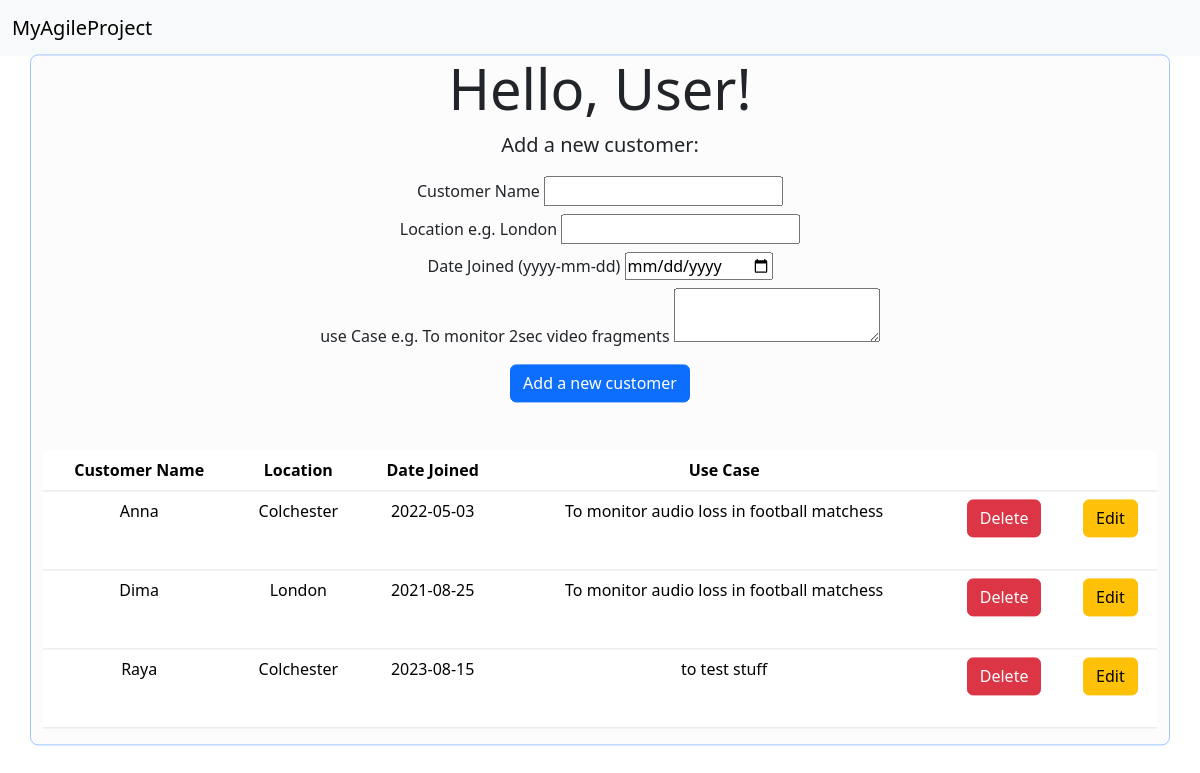
Screenshot of /customers_database with the database file from the repository.
### tables this page shows
CREATE TABLE customers (name VARCHAR UNIQUE NOT NULL, dateJoined TEXT NOT NULL, useCase TEXT NOT NULL, location TEXT NOT NULL);

### main.py (the view)
@app.route("/customers_database")
def customers_database():
    form = new_customer_form()
    connection = sqlite3.connect("database.db")
    connection.row_factory = sqlite3.Row
    current = connection.cursor()
    current.execute("select * from customers")
    rows = current.fetchall();
    return render_template("customers_database.html", rows = rows, form=form)

### forms.py
class new_customer_form(FlaskForm):
    name = StringField('Customer Name', validators=[InputRequired(), Length(min=3, max=20)])
    location = StringField('Location e.g. London', validators=[InputRequired(), Length(min=2, max=20)])
    dateJoined = DateField('Date Joined (yyyy-mm-dd)', validators=[InputRequired()])
    useCase = TextAreaField('use Case e.g. To monitor 2sec video fragments', validators=[InputRequired(), Length(max=300)])

### templates/customers_database.html (shortened to what this page needs)
<!DOCTYPE html>
<html lang="en" dir="ltr">
  <head>
    <link href="https://cdn.jsdelivr.net/npm/bootstrap@5.3.1/dist/css/bootstrap.min.css" rel="stylesheet">
  </head>
  <body>
    <nav class="navbar navbar-expand-lg navbar-light bg-light">
      <div class="container-fluid">
        <a class="navbar-brand" href="{{ url_for('home') }}">MyAgileProject</a>
    </div>
    </nav>
    <div class="jumbotron">
        <div class="container-md bg-light-subtle border border-primary-subtle rounded-3 text-center position-absolute top-50 start-50 translate-middle">
            <h1 class="display-4">Hello, User!</h1>
            <p class="lead">Add a new customer:</p>
            <form class="form-inline" action = "{{ url_for('add_customer') }}" method = "POST">
                <div class="form-group mx-sm-3 mb-2">
                    {{ form.name.label() }}
                    {% if form.name.errors %}
                        {{ form.name() }}
                        <div class="invalid-feedback">
                        {% for error in form.name.errors %}
                        <span>* {{ error }}</span>
                        {% endfor %}
                        </div>
                    {%else%}
                        {{ form.name() }}
                    {% endif %}
                </div>
                <div class="form-group mx-sm-3 mb-2">
                    {{ form.location.label() }}
                    {% if form.location.errors %}
                        {{ form.location() }}
                        <div class="invalid-feedback">
                        {% for error in form.location.errors %}
                        <span>* {{ error }}</span>
                        {% endfor %}
                        </div>
                    {%else%}
                        {{ form.location() }}
                    {% endif %}
                </div>
                <div class="form-group mx-sm-3 mb-2">
                    {{ form.dateJoined.label() }}
                    {% if form.dateJoined.errors %}
                        {{ form.dateJoined() }}
                        <div class="invalid-feedback">
                        {% for error in form.dateJoined.errors %}
                        <span>* {{ error }}</span>
                        {% endfor %}
                        </div>
                    {%else%}
                        {{ form.dateJoined() }}
                    {% endif %}
                </div>
                <div class="form-group mx-sm-3 mb-3">
                    {{ form.useCase.label() }}
                    {% if form.useCase.errors %}
                        {{ form.useCase() }}
                        <div class="invalid-feedback">
                        {% for error in form.useCase.errors %}
                        <span>* {{ error }}</span>
                        {% endfor %}
                        </div>
                    {%else%}
                        {{ form.useCase() }}
                    {% endif %}
                </div>
                <button type="submit" class="btn btn-primary mb-4">Add a new customer</button>
            </form>
            <br>
            <table class="table">
                <thead>
                    <tr>
                        <th scope="col">Customer Name</th>
                        <th scope="col">Location</th>
                        <th scope="col">Date Joined</th>
                        <th scope="col">Use Case</th>
                        <th scope="col"></th>
                        <th scope="col"></th>
                    </tr>
                </thead>
                <tbody>
                    {% for row in rows %}
                        <tr>
                            <td>
                                {{row["name"]}}
                            </td>
                            <td>
                                {{row["location"]}}
                            </td>
                            <td>
                                {{row["dateJoined"]}}
                            </td>
                            <td>
                                {{row["useCase"]}}
                            </td>
                            <td>
                                <form action="{{ url_for('delete_customer', customer_name = row['name']) }}" method= "POST">
                                    <button type="submit" class="btn btn-danger mb-4">Delete</button>
                                </form>
                            </td>
                            <td>
                                <a class="btn btn-warning my-2 my-sm-0" href="{{ url_for('update_customer', name = row['name'], dateJoined = row['dateJoined'], location = row['location'], useCase = row['useCase']) }}">Edit</a>
                            </td>
                        </tr>
                    {%endfor%}
                </tbody>
            </table>
        </div>
    </div>
  </body>
</html>

### rows the page displays
customers: name "Anna", location "Colchester", dateJoined "2022-05-03", useCase "To monitor audio loss in football matchess"
customers: name "Dima", location "London", dateJoined "2021-08-25", useCase "To monitor audio loss in football matchess"
customers: name "Raya", location "Colchester", dateJoined "2023-08-15", useCase "to test stuff"
